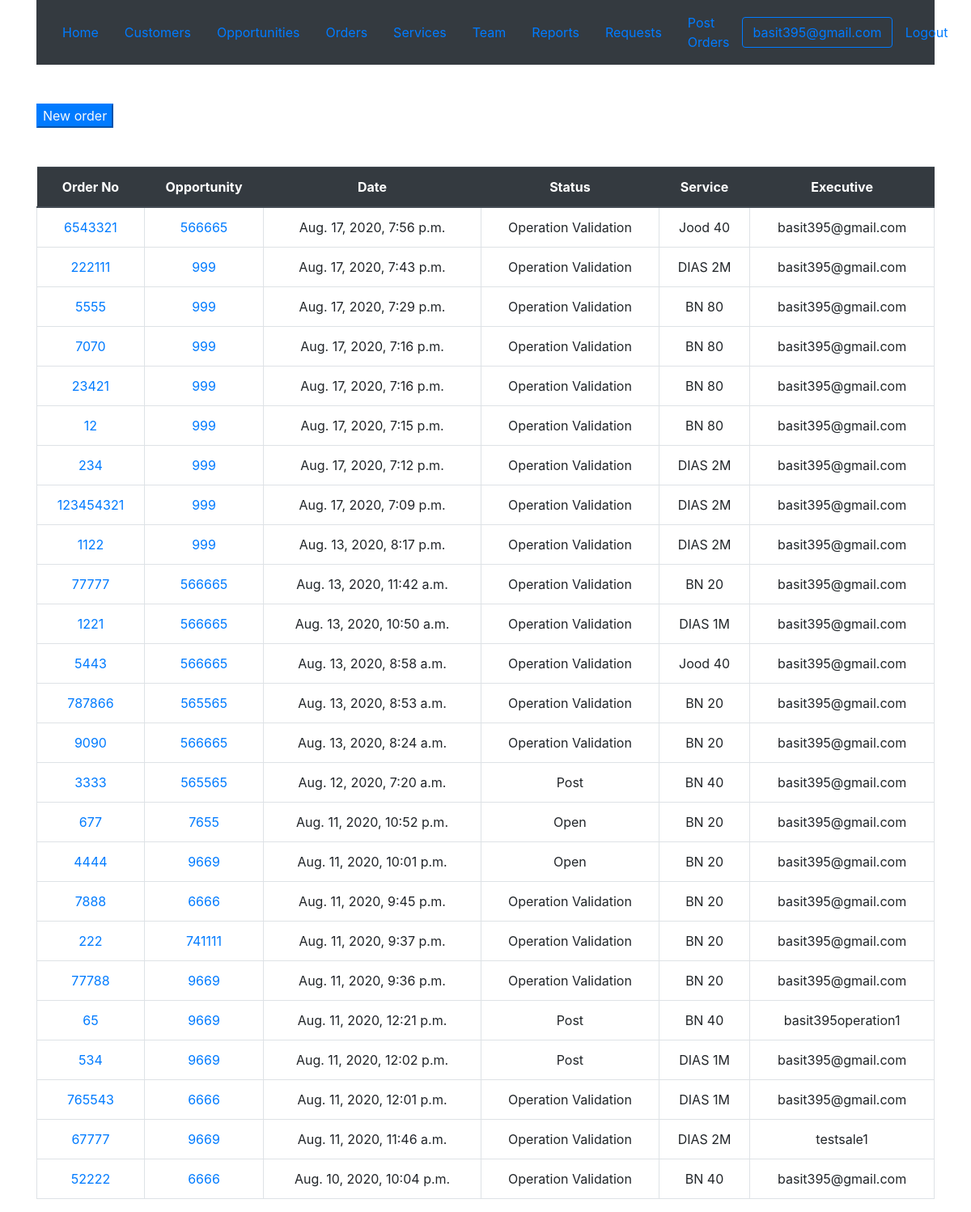
/crmapp/order/ (signed in), run on the app's committed database.
### crmapp/models.py (models this page shows, shortened)
class order(models.Model):
    dealcategory = (
            ('n', 'New'),
            ('u', 'Upgrade'),
            ('d', 'Downgrade'),
        )
    dealcategory = models.CharField("Deal Category",max_length=1, choices=dealcategory)
    opportunity = models.ForeignKey(opportunity,on_delete=models.CASCADE,related_name='opportunity_orders',verbose_name ='Opportunity')
    orderno= models.IntegerField("Order No",unique=True)
    creationdate = models.DateTimeField("Creation Date",auto_now_add=True)
    accountno = models.IntegerField("Account No")
    service = models.ForeignKey(service,blank=True,on_delete=models.CASCADE,related_name='service_orders',verbose_name ='Service')
    servicecategory = models.CharField("Service Category",max_length=100,null=True) #def
    status = models.ForeignKey(operationstatus,blank=True,on_delete=models.CASCADE,related_name='status_orders',verbose_name ='Status',null=True,default=defaultstatusorder)
    operationexecutive = models.ForeignKey(User,on_delete=models.CASCADE,related_name='executive_orders',verbose_name ='Operation Executive')
    nrc = models.IntegerField("NRC")
    mrc = models.IntegerField("MRC")
    updatedate = models.DateTimeField("Update Date",auto_now=True)
    activationdate = models.DateField("Activation Date",blank=True,null=True)
    cabinetno = models.CharField("Cabinet No",max_length=100,null=True)
    circuitno = models.CharField("Circuit No",max_length=100,null=True)
    class Meta:
        verbose_name ='Order'
        verbose_name_plural ='Orders'

class opportunity(models.Model):
    lms = models.IntegerField("LMS No",unique=True)
    opportunityno = models.IntegerField("Opportunity No",unique=True)
    creationdate = models.DateTimeField("Creation Date",auto_now_add=True)
    salesman = models.ForeignKey(User,blank=True,null=True,on_delete=models.CASCADE,related_name='salesman_opportunities',verbose_name ='Sales Man')
    employeejobtitle = models.CharField("Job Title",max_length=100,null=True) #def
    customer = models.ForeignKey(customer,blank=True,on_delete=models.CASCADE,related_name='customer_opportunities',verbose_name ='Customer')
    service = models.ForeignKey(service,blank=True,on_delete=models.CASCADE,related_name='service_opportunities',verbose_name ='Service')
    servicecategory = models.CharField("Service Category",max_length=100,null=True) #def
    status = models.ForeignKey(operationstatus,blank=True,on_delete=models.CASCADE,related_name='status_opportunities',verbose_name ='Status',null=True,default=defaultstatus)
    noofservices = models.IntegerField("No Of Services",default=1)
    updatedate = models.DateTimeField("Update Date",auto_now=True)
    authorized = models.CharField("Authorized Person",max_length=100,null=True,blank=True)
    totalnrc = models.IntegerField("Total NRC")
    totalmrc = models.IntegerField("Total MRC")
    coordinates = models.CharField("Coordinates",max_length=100,null=True,blank=True)
    class Meta:
        verbose_name ='Opportunity'
        verbose_name_plural ='Opportunitys'
    def __str__(self):
        return str(self.opportunityno)

class operationstatus(models.Model):
    operationstatusname = models.CharField("Operation_Status",max_length=100,null=True)
    class Meta:
        verbose_name ='Operation Status'
        verbose_name_plural ='Operation Status'
    def __str__(self):
        return self.operationstatusname

class service(models.Model):
    servicename = models.CharField("Service",max_length=100,null=True)
    servicecategory = models.ForeignKey(servicecategory,blank=True,on_delete=models.CASCADE,related_name='category_services',verbose_name ='Service Category')
    ncc_id = models.IntegerField(unique=True)
    catalogue_id = models.IntegerField(unique=True)
    nrc = models.IntegerField()
    mrc = models.IntegerField()
    commission = models.IntegerField()
    def __str__(self):
        return self.servicename

### crmapp/views.py (the view)
# urls.py: path('order/', views.orderlist, name='order'),
@login_required
def orderlist(request):
    orderlist = order.objects.all().order_by('-creationdate')
    context = {'orderlist':orderlist}
    return render(request, 'crmapp/orderlist.html',context)

### crmapp/templates/crmapp/orderlist.html
{% extends 'crmapp/base.html' %}
{% block content %}
<div class="container mt-5">
<button  class="btn-primary text-light"><a class="text-light "href="{% url 'ordernew' %}">New order</a></button>
{% if orderlist %}
<table class="table mt-5">
    <thead class="thead-dark">
  <tr>
    <th class="text-center">Order No</th>
    <th class="text-center">Opportunity</th>
    <th class="text-center">Date</th>
    <th class="text-center">Status</th>
    <th class="text-center">Service</th>
    <th class="text-center">Executive</th>
  </tr>
  {% for order in orderlist %}
  <tr>
  <td class="border text-center"><a href="{% url 'orderdetail' pk=order.id %}">{{order.orderno}}</a></td>
  <td class="border text-center"><a href="{% url 'opportunitydetail' pk=order.opportunity.id %}">{{order.opportunity}}</a></td>
  <td class="border text-center">{{order.creationdate}}</td>
  <td class="border text-center">{{order.status}}</td>
  <td class="border text-center">{{order.service}}</td>
  <td class="border text-center">{{order.operationexecutive}}</td>
  </tr>
  {% endfor %}
</table>
{% endif %}
</div>
  {% endblock %}

### crmapp/templates/crmapp/base.html (shortened to what this page needs)
<!DOCTYPE html>
<html lang="en" dir="ltr">
  <head>
<link rel="stylesheet" href="https://stackpath.bootstrapcdn.com/bootstrap/4.5.0/css/bootstrap.min.css">
</head>
  <body>
  <div class="container">
  <nav class="navbar navbar-expand-lg navbar-light bg-dark">
    <a class="nav-link" href="{% url 'home' %}">Home<span class="sr-only">(current)</span></a>
    <a class="nav-link" href="{% url 'customerslist' %}"> Customers <span class="sr-only">(current)</span></a>
    <a class="nav-link" href="{% url 'opportunitylist' %}"> Opportunities <span class="sr-only">(current)</span></a>
    <a class="nav-link" href="{% url 'order' %}">Orders<span class="sr-only">(current)</span></a>
    <a class="nav-link" href="{% url 'servicelist' %}">Services<span class="sr-only">(current)</span></a>
    <a class="nav-link" href="{% url 'stafflist' %}">Team <span class="sr-only">(current)</span></a>
    <a class="nav-link" href="">Reports<span class="sr-only">(current)</span></a>
    <a class="nav-link" href="{% url 'suggestion' %}">Requests<span class="sr-only">(current)</span></a>
    <a class="nav-link" href="{% url 'orderpost' %}">Post Orders<span class="sr-only">(current)</span></a>
    {% if user.username %}
    <button  class="btn btn-outline-primary">{{user.username}}</a></button>
    <a class="nav-link" href="{% url 'logout' %}">Logout<span class="sr-only">(current)</span></a>
    {% else %}
    <a class="nav-link" href="{% url 'login' %}">Login<span class="sr-only">(current)</span></a>
    {% endif %}
  </nav>
</div>
{% block content %}
  {% endblock %}
  </body>
</html>

### data on the page
order: orderno "6543321", opportunity "566665", creationdate "Aug. 17, 2020, 7:56 p.m.", status "Operation Validation", service "Jood 40", operationexecutive "basit395@gmail.com"
order: orderno "222111", opportunity "999", creationdate "Aug. 17, 2020, 7:43 p.m.", status "Operation Validation", service "DIAS 2M", operationexecutive "basit395@gmail.com"
order: orderno "5555", opportunity "999", creationdate "Aug. 17, 2020, 7:29 p.m.", status "Operation Validation", service "BN 80", operationexecutive "basit395@gmail.com"
order: orderno "7070", opportunity "999", creationdate "Aug. 17, 2020, 7:16 p.m.", status "Operation Validation", service "BN 80", operationexecutive "basit395@gmail.com"
order: orderno "23421", opportunity "999", creationdate "Aug. 17, 2020, 7:16 p.m.", status "Operation Validation", service "BN 80", operationexecutive "basit395@gmail.com"
order: orderno "12", opportunity "999", creationdate "Aug. 17, 2020, 7:15 p.m.", status "Operation Validation", service "BN 80", operationexecutive "basit395@gmail.com"
order: orderno "234", opportunity "999", creationdate "Aug. 17, 2020, 7:12 p.m.", status "Operation Validation", service "DIAS 2M", operationexecutive "basit395@gmail.com"
order: orderno "123454321", opportunity "999", creationdate "Aug. 17, 2020, 7:09 p.m.", status "Operation Validation", service "DIAS 2M", operationexecutive "basit395@gmail.com"
order: orderno "1122", opportunity "999", creationdate "Aug. 13, 2020, 8:17 p.m.", status "Operation Validation", service "DIAS 2M", operationexecutive "basit395@gmail.com"
order: orderno "77777", opportunity "566665", creationdate "Aug. 13, 2020, 11:42 a.m.", status "Operation Validation", service "BN 20", operationexecutive "basit395@gmail.com"
order: orderno "1221", opportunity "566665", creationdate "Aug. 13, 2020, 10:50 a.m.", status "Operation Validation", service "DIAS 1M", operationexecutive "basit395@gmail.com"
order: orderno "5443", opportunity "566665", creationdate "Aug. 13, 2020, 8:58 a.m.", status "Operation Validation", service "Jood 40", operationexecutive "basit395@gmail.com"
order: orderno "787866", opportunity "565565", creationdate "Aug. 13, 2020, 8:53 a.m.", status "Operation Validation", service "BN 20", operationexecutive "basit395@gmail.com"
order: orderno "9090", opportunity "566665", creationdate "Aug. 13, 2020, 8:24 a.m.", status "Operation Validation", service "BN 20", operationexecutive "basit395@gmail.com"
order: orderno "3333", opportunity "565565", creationdate "Aug. 12, 2020, 7:20 a.m.", status "Post", service "BN 40", operationexecutive "basit395@gmail.com"
order: orderno "677", opportunity "7655", creationdate "Aug. 11, 2020, 10:52 p.m.", status "Open", service "BN 20", operationexecutive "basit395@gmail.com"
order: orderno "4444", opportunity "9669", creationdate "Aug. 11, 2020, 10:01 p.m.", status "Open", service "BN 20", operationexecutive "basit395@gmail.com"
order: orderno "7888", opportunity "6666", creationdate "Aug. 11, 2020, 9:45 p.m.", status "Operation Validation", service "BN 20", operationexecutive "basit395@gmail.com"
order: orderno "222", opportunity "741111", creationdate "Aug. 11, 2020, 9:37 p.m.", status "Operation Validation", service "BN 20", operationexecutive "basit395@gmail.com"
order: orderno "77788", opportunity "9669", creationdate "Aug. 11, 2020, 9:36 p.m.", status "Operation Validation", service "BN 20", operationexecutive "basit395@gmail.com"
order: orderno "65", opportunity "9669", creationdate "Aug. 11, 2020, 12:21 p.m.", status "Post", service "BN 40", operationexecutive "basit395operation1"
order: orderno "534", opportunity "9669", creationdate "Aug. 11, 2020, 12:02 p.m.", status "Post", service "DIAS 1M", operationexecutive "basit395@gmail.com"
order: orderno "765543", opportunity "6666", creationdate "Aug. 11, 2020, 12:01 p.m.", status "Operation Validation", service "DIAS 1M", operationexecutive "basit395@gmail.com"
order: orderno "67777", opportunity "9669", creationdate "Aug. 11, 2020, 11:46 a.m.", status "Operation Validation", service "DIAS 2M", operationexecutive "testsale1"
order: orderno "52222", opportunity "6666", creationdate "Aug. 10, 2020, 10:04 p.m.", status "Operation Validation", service "BN 40", operationexecutive "basit395@gmail.com"

### other printed values
{{ user.username }} "basit395@gmail.com"
